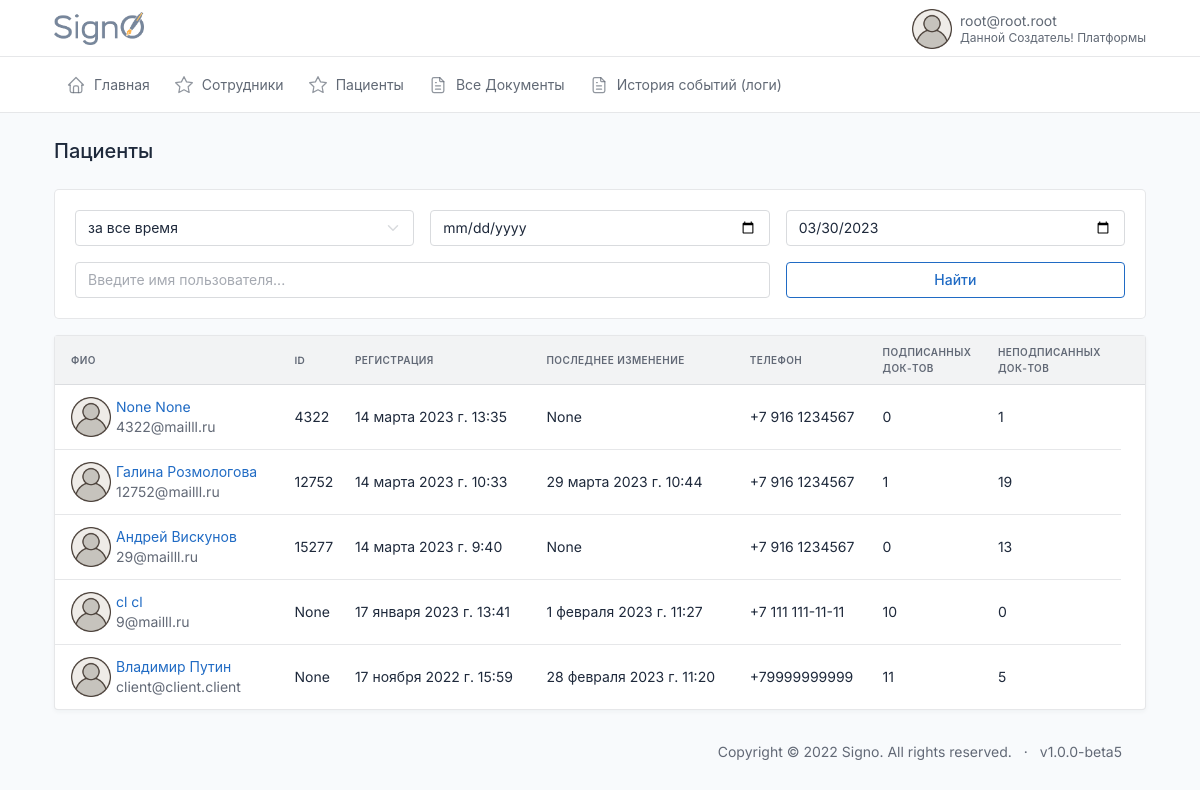
/id/users/ (signed in), run on the app's committed database.
### users/models.py (models this page shows, shortened)
class CustomUser(AbstractBaseUser, PermissionsMixin):
    email = models.EmailField(max_length=254, unique=True, verbose_name='Электронная почта')
    first_name = models.CharField(u"Имя", max_length=100, blank=True, null=True)
    last_name = models.CharField(u"Фамилия", max_length=100, blank=True, null=True)
    patronymic = models.CharField(u"Отчество", max_length=100, blank=True, null=True)
    pasport_series = models.CharField(max_length=12, blank=True, verbose_name='Серия паспорта')
    pasport_number = models.CharField(max_length=12, blank=True, verbose_name='Номер паспорта')
    addres = models.CharField(max_length=240, blank=True, verbose_name='Адрес пользователя')
    user_profile_id = models.IntegerField(blank=True, verbose_name='ID пользователя', null=True)
    phone = models.CharField(max_length=24, verbose_name='Телефон')
    uniq_id = models.CharField(unique=True, max_length=12, blank=True, null=True, verbose_name='Уникальный ID')
    photo = models.ImageField(
        upload_to='users/%Y/%m/%d/',
        blank=True,
        default='../static/images/default_avatar.png',
        verbose_name='Аватар')
    is_active = models.BooleanField(default=True, verbose_name='Активирован')
    is_admin = models.BooleanField(default=False, verbose_name='Администратор')
    is_staff = models.BooleanField(_('staff status'), default=False)
    is_superuser = models.BooleanField(_('super user'), default=False)
    date_joined = models.DateTimeField(u'date joined', blank=True, null=True, default=timezone.now)
    last_login = models.DateTimeField(u'last login', blank=True, null=True)
    groups = models.ManyToManyField(Group, blank=True, null=True, verbose_name='Группы', related_name='groups')
    user_permissions = models.ManyToManyField(Permission, blank=True, null=True, verbose_name='Разрешения', related_name='user_permissions')
    date_of_birthday = models.DateField(blank=True, null=True, verbose_name='Дата Рождения')
    ADMINISTRATOR = 'AD'
    DOCTOR = 'DO'
    CLIENT = 'CL'
    DIRECTOR = 'DI'
    TYPE_ROLE = [
        (ADMINISTRATOR, 'Администратор'),
        (DOCTOR, 'Врач'),
        (CLIENT, 'Клиент'),
        (DIRECTOR, 'Руководитель')
    ]
    type = models.CharField(max_length=6, choices=TYPE_ROLE, default=CLIENT, verbose_name='Тип пользователя')
    ban = models.BooleanField(default=False, verbose_name='Уволен')
    ban_date = models.DateTimeField(verbose_name='дата увольнения', blank=True, null=True)
    ecp = models.BooleanField(default=False, verbose_name='Наличие ЭЦП')
    USERNAME_FIELD = 'email'
    REQUIRED_FIELDS = []
    objects = CustomUserManager()
    class Meta:
        verbose_name='Пользователь'
        verbose_name_plural='Пользователи'

### users/views.py (the view)
# urls.py: path('id/', include('users.urls')),
@login_required
def users(request):
    if request.user.type == 'ID':
        list_of_clients = Document.objects.filter(
            deleted=False,
            hidden=False
            ).values_list('recipient', flat=True)
    else:
        list_of_clients = list(Document.objects. \
                                filter(deleted=False, hidden=False). \
                                filter(Q(sender=request.user) | Q(founder=request.user)
                                ).distinct()
                                .values_list('recipient', flat=True))
    all_clients = CustomUser.objects.filter(id__in=list_of_clients)
    all_clients = annotate_users_with_number_of_signed_docs(
                                            all_clients,
                                            'recipient__recipient_status')
    clients = search_users(request, all_clients)
    clients = paginate_list(request, clients, 20)
    context = {
        'title': 'Пациенты', # don't touch! this value is used in template
        'users': clients,
    }
    return render (request, 'index/users.html', context=context)

### users/services.py (called while the page is built, shortened)
def search_users(request, all_users):
    search_name = request.GET.get('search')
    period = request.GET.get('period')
    user_type = request.GET.get('user_type')
    if period:
        start_date, end_date = get_dates(period, all_users)
        all_users = all_users.filter(date_joined__range=[start_date, end_date])
    if user_type:
        all_users = all_users.filter(type=user_type)
    sort_filter = request.GET.get('sort')
    if sort_filter:
        all_users = all_users.order_by(sort_filter)
    else:
        all_users = all_users.order_by('-date_joined')
    return all_users

def annotate_users_with_number_of_signed_docs(all_users, user_type):
    dict_true = {user_type:True, 'recipient__deleted': False}
    dict_false = {user_type:False, 'recipient__deleted': False}
    all_users = all_users.annotate(
                signed_docs=Count(Case(
                    When(**dict_true, then=1),
                    output_field=models.IntegerField(),
                    distinct=False
            ))) \
            .annotate(
                not_signed_docs=Count(Case(
                    When(**dict_false, then=1),
                    output_field=models.IntegerField(),
                    distinct=False
            )))
    return all_users

### utils/services.py (called while the page is built)
def paginate_list(request, list, page_len):
    paginator = Paginator(list, page_len)
    page_number = request.GET.get('page')
    return paginator.get_page(page_number)

### index/templates/index/users.html
{%extends 'index.html'%}
{%block content%}
{% include 'common/_info_box_users.html' %}
{% if title == "Пациенты" %}
    {% include 'common/_clients_table.html' %}
{% else %}
    {% include 'common/_staff_table.html' %}
{% endif %}
{%endblock%}

### templates/header.html (shortened to what this page needs)
<!doctype html>{%load static%}
<html lang="en">
<head>
  <link href="{% static 'dist/css/tabler.min.css' %}" rel="stylesheet" />
  <link href="{% static 'dist/css/tabler-flags.min.css' %}" rel="stylesheet" />
  <link href="{% static 'dist/css/tabler-payments.min.css'%}" rel="stylesheet" />
  <link href="{% static 'dist/css/tabler-vendors.min.css' %}" rel="stylesheet" />
  <link href="{% static 'dist/css/demo.min.css'%}" rel="stylesheet" />
  <link href="{% static 'css/style.css'%}" rel="stylesheet" />
  <link rel='stylesheet' href='https://cdn-uicons.flaticon.com/uicons-regular-rounded/css/uicons-regular-rounded.css'>
</head>
<body>
  <div class="wrapper">
    <header class="navbar navbar-expand-md navbar-light d-print-none">
      <div class="container-xl">
        <h1 class="navbar-brand navbar-brand-autodark d-none-navbar-horizontal pe-0 pe-md-3"
          style="display:flex; justify-content:space-between">
          <a href="{%url 'index'%}">
            <img width=90px height=33px src="/static/images/signo_logo.png">
          </a>
        </h1>
        <div class="navbar-nav flex-row order-md-last">
          <div class="nav-item dropdown">
            <a href="#" class="nav-link d-flex lh-1 text-reset p-0" data-bs-toggle="dropdown"
              aria-label="Open user menu">
              <img width=40px height=40px src="{{request.user.photo.url}}">
              <div class="d-none d-xl-block ps-2">
                <div>{{request.user.email}}</div>
                <div class="mt-1 small text-muted">
                  {{request.user.last_name}} {{request.user.first_name}} {{request.user.patronymic}}
                </div>
              </div>
            </a>
          </div>
        </div>
      </div>
    </header>
    <div class="navbar-expand-md">
      <div class="collapse navbar-collapse" id="navbar-menu">
        <div class="navbar navbar-light">
          <div class="container-xl">
            <ul class="navbar-nav">
              {%if request.user.type == 'DI'%}
              {% include 'menu/director.html' %}
              {%endif%}
            </ul>
          </div>
        </div>
      </div>
    </div>
    <div class="page-wrapper">
      <div class="container-xl">
        <div class="page-header d-print-none">
          <div class="row align-items-center">
            <div class="col">
              <h2 class="page-title">
                {%block title%}{{title}}{%endblock%}
              </h2>
            </div>
          </div>
        </div>
      </div>
      <div class="page-body">
        <div class="container-xl">

### templates/common/_clients_table.html (shortened to what this page needs)
{% load static %}
{% load extra_tags %}
<div class="col-12">
    <div class="card">
      <div class="table-responsive">
        <table class="table table-vcenter card-table">
          <thead>
            <tr>
              <th id="th-last_name" class='sortable-table-header' onclick="filterByField('last_name')">ФИО</th>
              <th id="th-id" class='sortable-table-header' onclick="filterByField('id')">ID
              </th>
              <th id="th-date_joined" class='sortable-table-header' onclick="filterByField('date_joined')">Регистрация</th>
              <th id="th-last_login" class='sortable-table-header' onclick="filterByField('last_login')">Последнее изменение</th>
              {% if request.user.type != 'DO' %}
                <th>Телефон</th>
              {% endif %}
              <th id="th-signed_docs" class='sortable-table-header' onclick="filterByField('signed_docs')">Подписанных<br> док-тов</th>
              <th id="th-not_signed_docs" class='sortable-table-header' onclick="filterByField('not_signed_docs')">Неподписанных<br> док-тов</th>
              <th class="w-1"></th>
            </tr>
          </thead>
          <tbody class="lazy-loading-users">
          {% for user in users %}
          <tr class="lazy-row-users">
              <td>
                <div class="d-flex py-1 align-items-center">
                  {% if user.photo %}
                    <img width=40px height=40px src="{{user.photo.url}}" style="margin-right:5px">
                  {% endif %}
                <div class="flex-fill">
                      {% if request.user.type != 'DO' %}
                        <a href="{%url 'user' user.id%}"><div class="font-weight-medium">{{user.first_name}} {{user.last_name}}</div></a>
                      {% else %}
                        <div class="font-weight-medium">{{user.first_name}} {{user.last_name}}</div>
                      {% endif %}
                    <div class="text-muted">{{user.email}}</div>
                  </div>
                </div>
              </td>
              <td>
                <div>{{ user.uniq_id }}</div>
              </td>
              <td>
                <div>{{ user.date_joined }}</div>
              </td>
              <td>
                <div>{{ user.last_login }}</div>
              </td>
              {% if request.user.type != 'DO' %}
              <td>
                <div>{{ user.phone }}</div>
              </td>
              {% endif %}
              <td>
                <div>{{ user.signed_docs }}</div>
              </td>
              <td>
                <div>{{ user.not_signed_docs }}</div>
              </td>
            </tr>
          {% endfor %}
          </tbody>
        </table>
      </div>
    </div>
  </div>

### templates/header.html (style rules this page uses)
.table-responsive { min-height: 275px; }

### data on the page
CustomUser: user.photo (placeholder picture), user.email "root@root.root", user.last_name "Данной", user.first_name "Создатель!", user.patronymic "Платформы"
CustomUser: photo (placeholder picture), first_name "None", last_name "None", email "4322@mailll.ru", uniq_id "4322", date_joined "14 марта 2023 г. 13:35", last_login "None", phone "+7 916 1234567", signed_docs "0", not_signed_docs "1"
CustomUser: photo (placeholder picture), first_name "Галина", last_name "Розмологова", email "12752@mailll.ru", uniq_id "12752", date_joined "14 марта 2023 г. 10:33", last_login "29 марта 2023 г. 10:44", phone "+7 916 1234567", signed_docs "1", not_signed_docs "19"
CustomUser: photo (placeholder picture), first_name "Андрей", last_name "Вискунов", email "29@mailll.ru", uniq_id "15277", date_joined "14 марта 2023 г. 9:40", last_login "None", phone "+7 916 1234567", signed_docs "0", not_signed_docs "13"
CustomUser: photo (placeholder picture), first_name "cl", last_name "cl", email "9@mailll.ru", uniq_id "None", date_joined "17 января 2023 г. 13:41", last_login "1 февраля 2023 г. 11:27", phone "+7 111 111-11-11", signed_docs "10", not_signed_docs "0"
CustomUser: photo (placeholder picture), first_name "Владимир", last_name "Путин", email "client@client.client", uniq_id "None", date_joined "17 ноября 2022 г. 15:59", last_login "28 февраля 2023 г. 11:20", phone "+79999999999", signed_docs "11", not_signed_docs "5"

### other printed values
{{ title }} "Пациенты"
